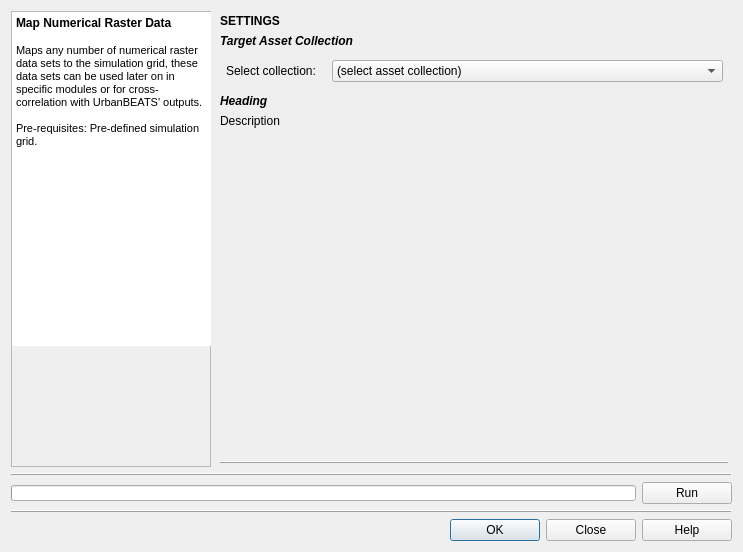
<?xml version="1.0" encoding="UTF-8"?>
<ui version="4.0">
 <class>MapRasterDataGui</class>
 <widget class="QDialog" name="MapRasterDataGui">
  <property name="geometry">
   <rect>
    <x>0</x>
    <y>0</y>
    <width>743</width>
    <height>552</height>
   </rect>
  </property>
  <property name="windowTitle">
   <string>Map Numerical Raster Data to Simulation Grid</string>
  </property>
  <property name="windowIcon">
   <iconset resource="../../../../../Dropbox/UrbanBEATS Master Project/graphics/ubeats.qrc">
    <normaloff>:/icons/raster.png</normaloff>:/icons/raster.png</iconset>
  </property>
  <layout class="QGridLayout" name="gridLayout">
   <item row="4" column="0" colspan="2">
    <widget class="QWidget" name="buttons_widget" native="true">
     <layout class="QHBoxLayout" name="horizontalLayout">
      <property name="spacing">
       <number>6</number>
      </property>
      <property name="leftMargin">
       <number>0</number>
      </property>
      <property name="topMargin">
       <number>0</number>
      </property>
      <property name="rightMargin">
       <number>0</number>
      </property>
      <property name="bottomMargin">
       <number>0</number>
      </property>
      <item>
       <spacer name="horizontalSpacer">
        <property name="orientation">
         <enum>Qt::Horizontal</enum>
        </property>
        <property name="sizeHint" stdset="0">
         <size>
          <width>40</width>
          <height>20</height>
         </size>
        </property>
       </spacer>
      </item>
      <item>
       <widget class="QPushButton" name="ok_button">
        <property name="minimumSize">
         <size>
          <width>90</width>
          <height>0</height>
         </size>
        </property>
        <property name="whatsThis">
         <string>&lt;html&gt;&lt;head/&gt;&lt;body&gt;&lt;p&gt;Resets all parameters of this module in the current 'scenario time step' to the default values.&lt;/p&gt;&lt;/body&gt;&lt;/html&gt;</string>
        </property>
        <property name="text">
         <string>OK</string>
        </property>
        <property name="icon">
         <iconset resource="../../../../../Dropbox/UrbanBEATS Master Project/graphics/ubeats.qrc">
          <normaloff>:/icons/check.png</normaloff>:/icons/check.png</iconset>
        </property>
       </widget>
      </item>
      <item>
       <widget class="QPushButton" name="close_button">
        <property name="minimumSize">
         <size>
          <width>90</width>
          <height>0</height>
         </size>
        </property>
        <property name="text">
         <string>Close</string>
        </property>
        <property name="icon">
         <iconset resource="../../../../../Dropbox/UrbanBEATS Master Project/graphics/ubeats.qrc">
          <normaloff>:/icons/delete-icon.png</normaloff>:/icons/delete-icon.png</iconset>
        </property>
       </widget>
      </item>
      <item>
       <widget class="QPushButton" name="help_button">
        <property name="minimumSize">
         <size>
          <width>90</width>
          <height>0</height>
         </size>
        </property>
        <property name="text">
         <string>Help</string>
        </property>
        <property name="icon">
         <iconset resource="../../../../../Dropbox/UrbanBEATS Master Project/graphics/ubeats.qrc">
          <normaloff>:/icons/Help-icon.png</normaloff>:/icons/Help-icon.png</iconset>
        </property>
       </widget>
      </item>
     </layout>
    </widget>
   </item>
   <item row="0" column="0">
    <widget class="QFrame" name="frame">
     <property name="minimumSize">
      <size>
       <width>200</width>
       <height>0</height>
      </size>
     </property>
     <property name="maximumSize">
      <size>
       <width>200</width>
       <height>16777215</height>
      </size>
     </property>
     <property name="frameShape">
      <enum>QFrame::StyledPanel</enum>
     </property>
     <property name="frameShadow">
      <enum>QFrame::Raised</enum>
     </property>
     <layout class="QVBoxLayout" name="verticalLayout_6">
      <property name="spacing">
       <number>0</number>
      </property>
      <property name="leftMargin">
       <number>0</number>
      </property>
      <property name="topMargin">
       <number>0</number>
      </property>
      <property name="rightMargin">
       <number>0</number>
      </property>
      <property name="bottomMargin">
       <number>0</number>
      </property>
      <item>
       <widget class="QTextBrowser" name="description">
        <property name="minimumSize">
         <size>
          <width>200</width>
          <height>0</height>
         </size>
        </property>
        <property name="maximumSize">
         <size>
          <width>200</width>
          <height>16777215</height>
         </size>
        </property>
        <property name="frameShape">
         <enum>QFrame::NoFrame</enum>
        </property>
        <property name="frameShadow">
         <enum>QFrame::Plain</enum>
        </property>
        <property name="verticalScrollBarPolicy">
         <enum>Qt::ScrollBarAsNeeded</enum>
        </property>
        <property name="html">
         <string>&lt;!DOCTYPE HTML PUBLIC &quot;-//W3C//DTD HTML 4.0//EN&quot; &quot;http://www.w3.org/TR/REC-html40/strict.dtd&quot;&gt;
&lt;html&gt;&lt;head&gt;&lt;meta name=&quot;qrichtext&quot; content=&quot;1&quot; /&gt;&lt;style type=&quot;text/css&quot;&gt;
p, li { white-space: pre-wrap; }
&lt;/style&gt;&lt;/head&gt;&lt;body style=&quot; font-family:'MS Shell Dlg 2'; font-size:8.25pt; font-weight:400; font-style:normal;&quot;&gt;
&lt;p style=&quot; margin-top:0px; margin-bottom:0px; margin-left:0px; margin-right:0px; -qt-block-indent:0; text-indent:0px;&quot;&gt;&lt;span style=&quot; font-size:9pt; font-weight:600;&quot;&gt;Map Numerical Raster Data&lt;/span&gt;&lt;/p&gt;
&lt;p style=&quot;-qt-paragraph-type:empty; margin-top:0px; margin-bottom:0px; margin-left:0px; margin-right:0px; -qt-block-indent:0; text-indent:0px; font-size:9pt; font-weight:600;&quot;&gt;&lt;br /&gt;&lt;/p&gt;
&lt;p style=&quot; margin-top:0px; margin-bottom:0px; margin-left:0px; margin-right:0px; -qt-block-indent:0; text-indent:0px;&quot;&gt;&lt;span style=&quot; font-size:8pt;&quot;&gt;Maps any number of numerical raster data sets to the simulation grid, these data sets can be used later on in specific modules or for cross-correlation with UrbanBEATS' outputs.&lt;/span&gt;&lt;/p&gt;
&lt;p style=&quot;-qt-paragraph-type:empty; margin-top:0px; margin-bottom:0px; margin-left:0px; margin-right:0px; -qt-block-indent:0; text-indent:0px; font-size:8pt;&quot;&gt;&lt;br /&gt;&lt;/p&gt;
&lt;p style=&quot; margin-top:0px; margin-bottom:0px; margin-left:0px; margin-right:0px; -qt-block-indent:0; text-indent:0px;&quot;&gt;&lt;span style=&quot; font-size:8pt;&quot;&gt;Pre-requisites: Pre-defined simulation grid.&lt;/span&gt;&lt;/p&gt;&lt;/body&gt;&lt;/html&gt;</string>
        </property>
       </widget>
      </item>
      <item>
       <widget class="QLabel" name="img">
        <property name="sizePolicy">
         <sizepolicy hsizetype="Preferred" vsizetype="Fixed">
          <horstretch>0</horstretch>
          <verstretch>0</verstretch>
         </sizepolicy>
        </property>
        <property name="minimumSize">
         <size>
          <width>200</width>
          <height>120</height>
         </size>
        </property>
        <property name="maximumSize">
         <size>
          <width>200</width>
          <height>120</height>
         </size>
        </property>
        <property name="text">
         <string/>
        </property>
        <property name="pixmap">
         <pixmap resource="../../../../../Dropbox/UrbanBEATS Master Project/graphics/ubeats.qrc">:/mod_imgs/module_imgs/mod_topography.jpg</pixmap>
        </property>
       </widget>
      </item>
     </layout>
    </widget>
   </item>
   <item row="1" column="0" colspan="2">
    <widget class="Line" name="line_2">
     <property name="frameShadow">
      <enum>QFrame::Raised</enum>
     </property>
     <property name="orientation">
      <enum>Qt::Horizontal</enum>
     </property>
    </widget>
   </item>
   <item row="2" column="0" colspan="2">
    <widget class="QWidget" name="widget" native="true">
     <property name="minimumSize">
      <size>
       <width>0</width>
       <height>0</height>
      </size>
     </property>
     <layout class="QHBoxLayout" name="horizontalLayout_2">
      <property name="leftMargin">
       <number>0</number>
      </property>
      <property name="topMargin">
       <number>0</number>
      </property>
      <property name="rightMargin">
       <number>0</number>
      </property>
      <property name="bottomMargin">
       <number>0</number>
      </property>
      <item>
       <widget class="QProgressBar" name="progressbar">
        <property name="minimumSize">
         <size>
          <width>0</width>
          <height>16</height>
         </size>
        </property>
        <property name="maximumSize">
         <size>
          <width>16777215</width>
          <height>16</height>
         </size>
        </property>
        <property name="value">
         <number>0</number>
        </property>
        <property name="textVisible">
         <bool>false</bool>
        </property>
        <property name="orientation">
         <enum>Qt::Horizontal</enum>
        </property>
        <property name="invertedAppearance">
         <bool>false</bool>
        </property>
        <property name="textDirection">
         <enum>QProgressBar::TopToBottom</enum>
        </property>
       </widget>
      </item>
      <item>
       <widget class="QPushButton" name="run_button">
        <property name="minimumSize">
         <size>
          <width>90</width>
          <height>0</height>
         </size>
        </property>
        <property name="maximumSize">
         <size>
          <width>90</width>
          <height>16777215</height>
         </size>
        </property>
        <property name="text">
         <string>Run</string>
        </property>
        <property name="icon">
         <iconset resource="../../../../../Dropbox/UrbanBEATS Master Project/graphics/ubeats.qrc">
          <normaloff>:/icons/Play-icon.png</normaloff>:/icons/Play-icon.png</iconset>
        </property>
       </widget>
      </item>
     </layout>
    </widget>
   </item>
   <item row="0" column="1">
    <widget class="QWidget" name="parameters" native="true">
     <layout class="QVBoxLayout" name="verticalLayout">
      <property name="spacing">
       <number>6</number>
      </property>
      <property name="leftMargin">
       <number>3</number>
      </property>
      <property name="topMargin">
       <number>3</number>
      </property>
      <property name="rightMargin">
       <number>3</number>
      </property>
      <property name="bottomMargin">
       <number>3</number>
      </property>
      <item>
       <widget class="QLabel" name="title">
        <property name="text">
         <string>&lt;html&gt;&lt;head/&gt;&lt;body&gt;&lt;p&gt;&lt;span style=&quot; font-size:9pt; font-weight:600;&quot;&gt;SETTINGS&lt;/span&gt;&lt;/p&gt;&lt;/body&gt;&lt;/html&gt;</string>
        </property>
       </widget>
      </item>
      <item>
       <widget class="QLabel" name="asset_col_title">
        <property name="text">
         <string>&lt;html&gt;&lt;head/&gt;&lt;body&gt;&lt;p&gt;&lt;span style=&quot; font-weight:600; font-style:italic;&quot;&gt;Target Asset Collection&lt;/span&gt;&lt;/p&gt;&lt;/body&gt;&lt;/html&gt;</string>
        </property>
       </widget>
      </item>
      <item>
       <widget class="QWidget" name="gridname_widget" native="true">
        <layout class="QGridLayout" name="gridLayout_7">
         <property name="leftMargin">
          <number>6</number>
         </property>
         <property name="topMargin">
          <number>6</number>
         </property>
         <property name="rightMargin">
          <number>6</number>
         </property>
         <property name="bottomMargin">
          <number>6</number>
         </property>
         <item row="0" column="1">
          <widget class="QComboBox" name="assetcol_combo">
           <item>
            <property name="text">
             <string>(select asset collection)</string>
            </property>
           </item>
          </widget>
         </item>
         <item row="0" column="0">
          <widget class="QLabel" name="gridname_lbl">
           <property name="minimumSize">
            <size>
             <width>100</width>
             <height>0</height>
            </size>
           </property>
           <property name="maximumSize">
            <size>
             <width>100</width>
             <height>16777215</height>
            </size>
           </property>
           <property name="whatsThis">
            <string>Width of the square cell in the city grid in metres</string>
           </property>
           <property name="text">
            <string>Select collection:</string>
           </property>
          </widget>
         </item>
        </layout>
       </widget>
      </item>
      <item>
       <widget class="QLabel" name="title_2">
        <property name="text">
         <string>&lt;html&gt;&lt;head/&gt;&lt;body&gt;&lt;p&gt;&lt;span style=&quot; font-weight:600; font-style:italic;&quot;&gt;Heading&lt;/span&gt;&lt;/p&gt;&lt;/body&gt;&lt;/html&gt;</string>
        </property>
       </widget>
      </item>
      <item>
       <widget class="QLabel" name="descr">
        <property name="minimumSize">
         <size>
          <width>0</width>
          <height>0</height>
         </size>
        </property>
        <property name="maximumSize">
         <size>
          <width>16777215</width>
          <height>16777215</height>
         </size>
        </property>
        <property name="whatsThis">
         <string>Width of the square cell in the city grid in metres</string>
        </property>
        <property name="text">
         <string>Description</string>
        </property>
        <property name="wordWrap">
         <bool>true</bool>
        </property>
       </widget>
      </item>
      <item>
       <widget class="QWidget" name="widget_2" native="true">
        <layout class="QGridLayout" name="gridLayout_8">
         <property name="leftMargin">
          <number>6</number>
         </property>
         <property name="topMargin">
          <number>6</number>
         </property>
         <property name="rightMargin">
          <number>6</number>
         </property>
         <property name="bottomMargin">
          <number>6</number>
         </property>
         <property name="verticalSpacing">
          <number>3</number>
         </property>
        </layout>
       </widget>
      </item>
      <item>
       <spacer name="verticalSpacer">
        <property name="orientation">
         <enum>Qt::Vertical</enum>
        </property>
        <property name="sizeHint" stdset="0">
         <size>
          <width>20</width>
          <height>40</height>
         </size>
        </property>
       </spacer>
      </item>
      <item>
       <widget class="Line" name="line">
        <property name="frameShadow">
         <enum>QFrame::Raised</enum>
        </property>
        <property name="orientation">
         <enum>Qt::Horizontal</enum>
        </property>
       </widget>
      </item>
     </layout>
    </widget>
   </item>
   <item row="3" column="0" colspan="2">
    <widget class="Line" name="line_3">
     <property name="frameShadow">
      <enum>QFrame::Raised</enum>
     </property>
     <property name="orientation">
      <enum>Qt::Horizontal</enum>
     </property>
    </widget>
   </item>
  </layout>
 </widget>
 <resources>
  <include location="../../../../../Dropbox/UrbanBEATS Master Project/graphics/ubeats.qrc"/>
 </resources>
 <connections>
  <connection>
   <sender>close_button</sender>
   <signal>clicked()</signal>
   <receiver>MapRasterDataGui</receiver>
   <slot>reject()</slot>
   <hints>
    <hint type="sourcelabel">
     <x>479</x>
     <y>412</y>
    </hint>
    <hint type="destinationlabel">
     <x>314</x>
     <y>216</y>
    </hint>
   </hints>
  </connection>
 </connections>
</ui>
